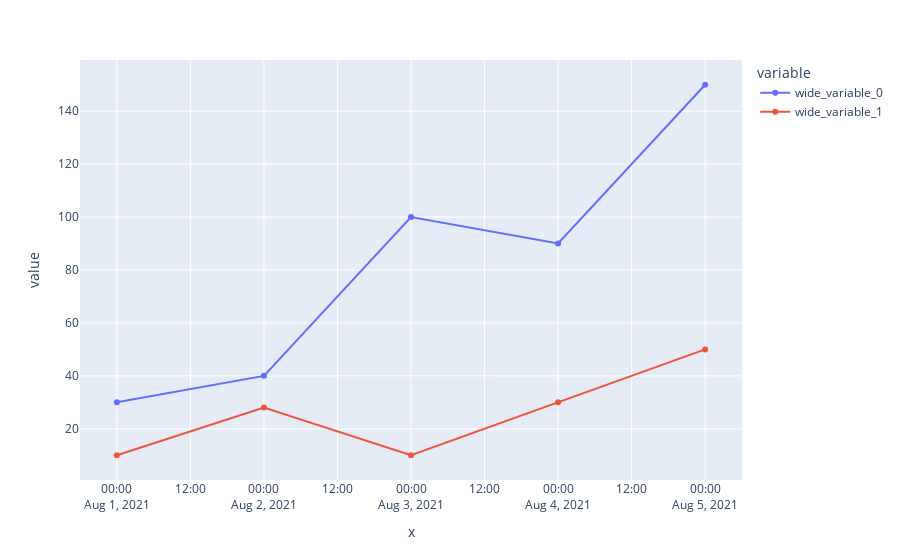

The code cell stored with this chart in its notebook:
### Code cell
fig = px.line(x=dt, y=[y1, y2], markers=True)
fig.update_traces()
fig.show()

### Figure 1 — Plotly figure (JSON) as saved in the notebook; plotly's stock layout.template omitted (floating-point values rounded to 4 significant figures)
{"data": [{"hovertemplate": "variable=wide_variable_0<br>x=%{x}<br>value=%{y}<extra></extra>", "legendgroup": "wide_variable_0", "line": {"color": "#636efa", "dash": "solid"}, "marker": {"symbol": "circle"}, "mode": "lines+markers", "name": "wide_variable_0", "orientation": "v", "showlegend": true, "type": "scatter", "x": ["2021-08-01", "2021-08-02", "2021-08-03", "2021-08-04", "2021-08-05"], "xaxis": "x", "y": [30, 40, 100, 90, 150], "yaxis": "y"}, {"hovertemplate": "variable=wide_variable_1<br>x=%{x}<br>value=%{y}<extra></extra>", "legendgroup": "wide_variable_1", "line": {"color": "#EF553B", "dash": "solid"}, "marker": {"symbol": "circle"}, "mode": "lines+markers", "name": "wide_variable_1", "orientation": "v", "showlegend": true, "type": "scatter", "x": ["2021-08-01", "2021-08-02", "2021-08-03", "2021-08-04", "2021-08-05"], "xaxis": "x", "y": [10, 28, 10, 30, 50], "yaxis": "y"}], "layout": {"autosize": true, "legend": {"title": {"text": "variable"}, "tracegroupgap": 0}, "margin": {"t": 60}, "xaxis": {"anchor": "y", "autorange": true, "domain": [0, 1], "range": ["2021-07-31 18:11:11.516", "2021-08-05 05:48:48.484"], "title": {"text": "x"}, "type": "date"}, "yaxis": {"anchor": "x", "autorange": true, "domain": [0, 1], "range": [-0.8399, 160.8], "title": {"text": "value"}, "type": "linear"}}}
